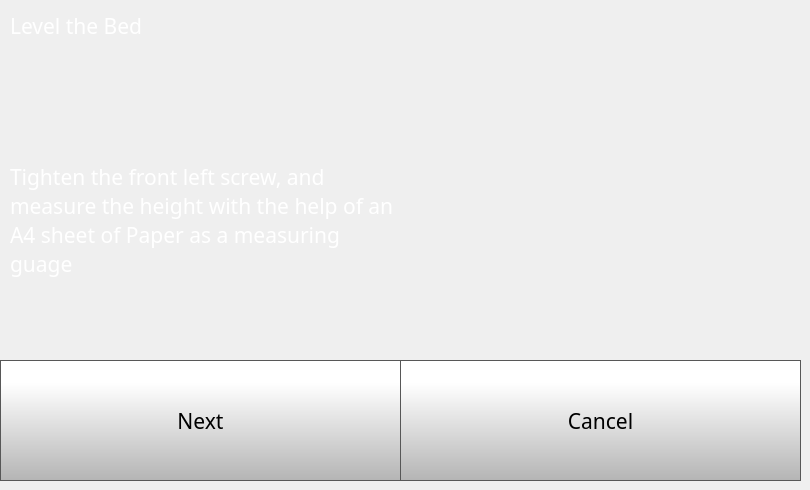
    <widget class="QWidget" name="idexConfigStep3Page">
     <widget class="QLabel" name="calibrateLabel_11">
      <property name="geometry">
       <rect>
        <x>10</x>
        <y>10</y>
        <width>781</width>
        <height>31</height>
       </rect>
      </property>
      <property name="font">
       <font>
        <family>Gotham</family>
        <pointsize>16</pointsize>
        <weight>50</weight>
        <bold>false</bold>
       </font>
      </property>
      <property name="styleSheet">
       <string notr="true">color: rgb(255, 255, 255);</string>
      </property>
      <property name="text">
       <string>Level the Bed</string>
      </property>
      <property name="wordWrap">
       <bool>true</bool>
      </property>
     </widget>
     <widget class="QPushButton" name="idexConfigStep3NextButton">
      <property name="geometry">
       <rect>
        <x>0</x>
        <y>360</y>
        <width>401</width>
        <height>121</height>
       </rect>
      </property>
      <property name="font">
       <font>
        <family>Gotham</family>
        <pointsize>16</pointsize>
       </font>
      </property>
      <property name="styleSheet">
       <string notr="true">QPushButton {
     border: 1px solid rgb(87, 87, 87);
	background-color: qlineargradient(spread:pad, x1:0, y1:1, x2:0, y2:0.188, stop:0 rgba(180, 180, 180, 255), stop:1 rgba(255, 255, 255, 255));


}

QPushButton:pressed {
    background-color: qlineargradient(x1: 0, y1: 0, x2: 0, y2: 1,
                                      stop: 0 #dadbde, stop: 1 #f6f7fa);
}

QPushButton:flat {
    border: none; /* no border for a flat push button */
}

QPushButton:default {
    border-color: navy; /* make the default button prominent */
}

QPushButton:focus {
	outline: none;
}</string>
      </property>
      <property name="text">
       <string>Next</string>
      </property>
      <property name="iconSize">
       <size>
        <width>40</width>
        <height>40</height>
       </size>
      </property>
     </widget>
     <widget class="QLabel" name="calibrateLabel_16">
      <property name="geometry">
       <rect>
        <x>10</x>
        <y>80</y>
        <width>391</width>
        <height>281</height>
       </rect>
      </property>
      <property name="font">
       <font>
        <family>Gotham</family>
        <pointsize>16</pointsize>
        <weight>50</weight>
        <bold>false</bold>
       </font>
      </property>
      <property name="styleSheet">
       <string notr="true">color: rgb(255, 255, 255);</string>
      </property>
      <property name="text">
       <string>Tighten the front left screw, and measure the height with the help of an A4 sheet of Paper as a measuring guage</string>
      </property>
      <property name="wordWrap">
       <bool>true</bool>
      </property>
     </widget>
     <widget class="QPushButton" name="idexConfigStep3CancelButton">
      <property name="geometry">
       <rect>
        <x>400</x>
        <y>360</y>
        <width>401</width>
        <height>121</height>
       </rect>
      </property>
      <property name="font">
       <font>
        <family>Gotham</family>
        <pointsize>16</pointsize>
       </font>
      </property>
      <property name="styleSheet">
       <string notr="true">QPushButton {
     border: 1px solid rgb(87, 87, 87);
	background-color: qlineargradient(spread:pad, x1:0, y1:1, x2:0, y2:0.188, stop:0 rgba(180, 180, 180, 255), stop:1 rgba(255, 255, 255, 255));


}

QPushButton:pressed {
    background-color: qlineargradient(x1: 0, y1: 0, x2: 0, y2: 1,
                                      stop: 0 #dadbde, stop: 1 #f6f7fa);
}

QPushButton:flat {
    border: none; /* no border for a flat push button */
}

QPushButton:default {
    border-color: navy; /* make the default button prominent */
}

QPushButton:focus {
	outline: none;
}</string>
      </property>
      <property name="text">
       <string>Cancel</string>
      </property>
      <property name="iconSize">
       <size>
        <width>40</width>
        <height>40</height>
       </size>
      </property>
     </widget>
    </widget>
